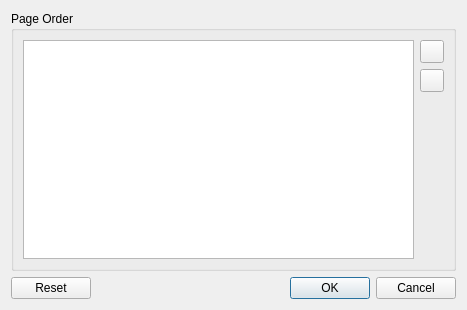
<ui version="4.0" >
 <comment>*********************************************************************
**
** Copyright (C) 2015 The Qt Company Ltd.
** Contact: http://www.qt.io/licensing/
**
** This file is part of the Qt Designer of the Qt Toolkit.
**
** $QT_BEGIN_LICENSE:LGPL$
** Commercial License Usage
** Licensees holding valid commercial Qt licenses may use this file in
** accordance with the commercial license agreement provided with the
** Software or, alternatively, in accordance with the terms contained in
** a written agreement between you and The Qt Company. For licensing terms
** and conditions see http://www.qt.io/terms-conditions. For further
** information use the contact form at http://www.qt.io/contact-us.
**
** GNU Lesser General Public License Usage
** Alternatively, this file may be used under the terms of the GNU Lesser
** General Public License version 2.1 or version 3 as published by the Free
** Software Foundation and appearing in the file LICENSE.LGPLv21 and
** LICENSE.LGPLv3 included in the packaging of this file. Please review the
** following information to ensure the GNU Lesser General Public License
** requirements will be met: https://www.gnu.org/licenses/lgpl.html and
** http://www.gnu.org/licenses/old-licenses/lgpl-2.1.html.
**
** As a special exception, The Qt Company gives you certain additional
** rights. These rights are described in The Qt Company LGPL Exception
** version 1.1, included in the file LGPL_EXCEPTION.txt in this package.
**
** GNU General Public License Usage
** Alternatively, this file may be used under the terms of the GNU
** General Public License version 3.0 as published by the Free Software
** Foundation and appearing in the file LICENSE.GPL included in the
** packaging of this file.  Please review the following information to
** ensure the GNU General Public License version 3.0 requirements will be
** met: http://www.gnu.org/copyleft/gpl.html.
**
** $QT_END_LICENSE$
**
*********************************************************************</comment>
 <class>qdesigner_internal::OrderDialog</class>
 <widget class="QDialog" name="qdesigner_internal::OrderDialog" >
  <property name="geometry" >
   <rect>
    <x>0</x>
    <y>0</y>
    <width>467</width>
    <height>310</height>
   </rect>
  </property>
  <property name="windowTitle" >
   <string>Change Page Order</string>
  </property>
  <layout class="QVBoxLayout" >
   <item>
    <widget class="QGroupBox" name="groupBox" >
     <property name="title" >
      <string>Page Order</string>
     </property>
     <layout class="QHBoxLayout" >
      <property name="spacing" >
       <number>6</number>
      </property>
      <property name="leftMargin" >
       <number>9</number>
      </property>
      <property name="topMargin" >
       <number>9</number>
      </property>
      <property name="rightMargin" >
       <number>9</number>
      </property>
      <property name="bottomMargin" >
       <number>9</number>
      </property>
      <item>
       <widget class="QListWidget" name="pageList" >
        <property name="minimumSize" >
         <size>
          <width>344</width>
          <height>0</height>
         </size>
        </property>
        <property name="dragDropMode" >
         <enum>QAbstractItemView::InternalMove</enum>
        </property>
        <property name="selectionMode" >
         <enum>QAbstractItemView::ContiguousSelection</enum>
        </property>
        <property name="movement" >
         <enum>QListView::Snap</enum>
        </property>
       </widget>
      </item>
      <item>
       <layout class="QVBoxLayout" >
        <property name="spacing" >
         <number>6</number>
        </property>
        <property name="leftMargin" >
         <number>0</number>
        </property>
        <property name="topMargin" >
         <number>0</number>
        </property>
        <property name="rightMargin" >
         <number>0</number>
        </property>
        <property name="bottomMargin" >
         <number>0</number>
        </property>
        <item>
         <widget class="QToolButton" name="upButton" >
          <property name="toolTip" >
           <string>Move page up</string>
          </property>
         </widget>
        </item>
        <item>
         <widget class="QToolButton" name="downButton" >
          <property name="toolTip" >
           <string>Move page down</string>
          </property>
         </widget>
        </item>
        <item>
         <spacer>
          <property name="sizePolicy" >
           <sizepolicy vsizetype="Expanding" hsizetype="Fixed" >
            <horstretch>0</horstretch>
            <verstretch>0</verstretch>
           </sizepolicy>
          </property>
          <property name="orientation" >
           <enum>Qt::Vertical</enum>
          </property>
          <property name="sizeHint" stdset="0" >
           <size>
            <width>20</width>
            <height>99</height>
           </size>
          </property>
         </spacer>
        </item>
       </layout>
      </item>
     </layout>
    </widget>
   </item>
   <item>
    <widget class="QDialogButtonBox" name="buttonBox" >
     <property name="orientation" >
      <enum>Qt::Horizontal</enum>
     </property>
     <property name="standardButtons" >
      <set>QDialogButtonBox::Cancel|QDialogButtonBox::Ok|QDialogButtonBox::Reset</set>
     </property>
    </widget>
   </item>
  </layout>
 </widget>
 <resources/>
 <connections>
  <connection>
   <sender>buttonBox</sender>
   <signal>accepted()</signal>
   <receiver>qdesigner_internal::OrderDialog</receiver>
   <slot>accept()</slot>
   <hints>
    <hint type="sourcelabel" >
     <x>50</x>
     <y>163</y>
    </hint>
    <hint type="destinationlabel" >
     <x>6</x>
     <y>151</y>
    </hint>
   </hints>
  </connection>
  <connection>
   <sender>buttonBox</sender>
   <signal>rejected()</signal>
   <receiver>qdesigner_internal::OrderDialog</receiver>
   <slot>reject()</slot>
   <hints>
    <hint type="sourcelabel" >
     <x>300</x>
     <y>160</y>
    </hint>
    <hint type="destinationlabel" >
     <x>348</x>
     <y>148</y>
    </hint>
   </hints>
  </connection>
 </connections>
</ui>
